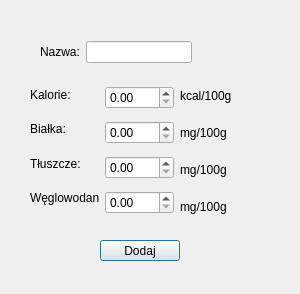
<?xml version="1.0" encoding="UTF-8"?>
<ui version="4.0">
 <class>EditProductWindow</class>
 <widget class="QDialog" name="EditProductWindow">
  <property name="geometry">
   <rect>
    <x>0</x>
    <y>0</y>
    <width>300</width>
    <height>294</height>
   </rect>
  </property>
  <property name="minimumSize">
   <size>
    <width>300</width>
    <height>294</height>
   </size>
  </property>
  <property name="maximumSize">
   <size>
    <width>300</width>
    <height>294</height>
   </size>
  </property>
  <property name="windowTitle">
   <string>Dialog</string>
  </property>
  <widget class="QWidget" name="layoutWidget">
   <property name="geometry">
    <rect>
     <x>40</x>
     <y>40</y>
     <width>152</width>
     <height>24</height>
    </rect>
   </property>
   <layout class="QHBoxLayout" name="horizontalLayout_3">
    <item>
     <widget class="QLabel" name="label_10">
      <property name="text">
       <string>Nazwa:</string>
      </property>
     </widget>
    </item>
    <item>
     <widget class="QLineEdit" name="lineEdit_2"/>
    </item>
   </layout>
  </widget>
  <widget class="QPushButton" name="pushButton">
   <property name="geometry">
    <rect>
     <x>100</x>
     <y>240</y>
     <width>80</width>
     <height>21</height>
    </rect>
   </property>
   <property name="text">
    <string>Dodaj</string>
   </property>
  </widget>
  <widget class="QWidget" name="layoutWidget_2">
   <property name="geometry">
    <rect>
     <x>30</x>
     <y>80</y>
     <width>252</width>
     <height>142</height>
    </rect>
   </property>
   <layout class="QHBoxLayout" name="horizontalLayout_4">
    <property name="rightMargin">
     <number>50</number>
    </property>
    <item>
     <layout class="QVBoxLayout" name="verticalLayout_4">
      <property name="bottomMargin">
       <number>10</number>
      </property>
      <item>
       <widget class="QLabel" name="label_11">
        <property name="text">
         <string>Kalorie:</string>
        </property>
       </widget>
      </item>
      <item>
       <widget class="QLabel" name="label_12">
        <property name="text">
         <string>Białka:</string>
        </property>
       </widget>
      </item>
      <item>
       <widget class="QLabel" name="label_13">
        <property name="text">
         <string>Tłuszcze:</string>
        </property>
       </widget>
      </item>
      <item>
       <widget class="QLabel" name="label_14">
        <property name="text">
         <string>Węglowodany:</string>
        </property>
       </widget>
      </item>
     </layout>
    </item>
    <item>
     <layout class="QVBoxLayout" name="verticalLayout_5">
      <item>
       <widget class="QDoubleSpinBox" name="doubleSpinBox_5">
        <property name="maximum">
         <double>9999.989999999999782</double>
        </property>
       </widget>
      </item>
      <item>
       <widget class="QDoubleSpinBox" name="doubleSpinBox_6">
        <property name="maximum">
         <double>9999.989999999999782</double>
        </property>
       </widget>
      </item>
      <item>
       <widget class="QDoubleSpinBox" name="doubleSpinBox_7">
        <property name="decimals">
         <number>2</number>
        </property>
        <property name="maximum">
         <double>9999.989999999999782</double>
        </property>
       </widget>
      </item>
      <item>
       <widget class="QDoubleSpinBox" name="doubleSpinBox_8"/>
      </item>
     </layout>
    </item>
    <item>
     <layout class="QVBoxLayout" name="verticalLayout_6">
      <item>
       <widget class="QLabel" name="label_15">
        <property name="text">
         <string>kcal/100g</string>
        </property>
       </widget>
      </item>
      <item>
       <widget class="QLabel" name="label_16">
        <property name="text">
         <string>mg/100g</string>
        </property>
       </widget>
      </item>
      <item>
       <widget class="QLabel" name="label_17">
        <property name="text">
         <string>mg/100g</string>
        </property>
       </widget>
      </item>
      <item>
       <widget class="QLabel" name="label_18">
        <property name="text">
         <string>mg/100g</string>
        </property>
       </widget>
      </item>
     </layout>
    </item>
   </layout>
  </widget>
 </widget>
 <resources/>
 <connections/>
</ui>
